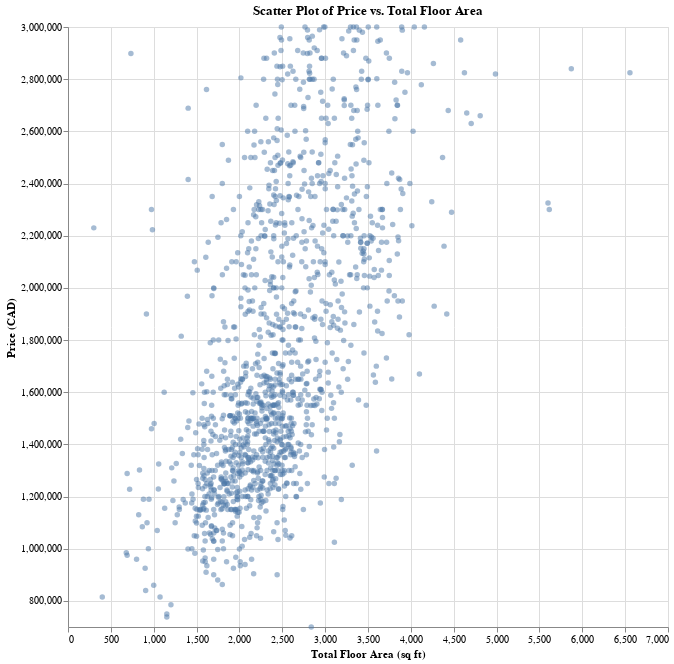

Source (notebook cell):
### Markdown cell above
As we have two quantitative variables in our dataset, with Square Footage as our explanatory variable and house selling price as our response variable, we've opted to visualize our data with a bar chart. This choice enables us to convey the distribution of one variable with respect to the other at a glance.

### Code cell
#record minimum and maximum values in the prices columns
min_price = home_prices['Price'].min()
max_price = home_prices['Price'].max()

# Create the scatter plot with adjusted y-axis scale
scatter_plot = alt.Chart(home_prices).mark_circle(opacity=0.5).encode(
    alt.X('Total floor area:Q', title='Total Floor Area (sq ft)'),
    alt.Y('Price:Q', scale=alt.Scale(domain=(min_price, max_price)), title='Price (CAD)'),
    tooltip=['Total floor area:Q', 'Price:Q']
).properties(
    width=600,
    height=600,
    title='Scatter Plot of Price vs. Total Floor Area'
)

scatter_plot

### Figure 1 — Vega-Lite specification as saved in the notebook (floating-point values rounded to 4 significant figures; data arrays with more than 128 entries replaced by an {"elided": "..."} marker saying what was removed)
{"config": {"view": {"continuousWidth": 300, "continuousHeight": 300}}, "data": {"name": "data-e0bbfc030dff36ea7d5d278c8e9c6468"}, "mark": {"type": "circle", "opacity": 0.5}, "encoding": {"tooltip": [{"field": "Total floor area", "type": "quantitative"}, {"field": "Price", "type": "quantitative"}], "x": {"field": "Total floor area", "title": "Total Floor Area (sq ft)", "type": "quantitative"}, "y": {"field": "Price", "scale": {"domain": [700000, 3000000]}, "title": "Price (CAD)", "type": "quantitative"}}, "height": 600, "title": "Scatter Plot of Price vs. Total Floor Area", "width": 600, "$schema": "https://vega.github.io/schema/vega-lite/v5.8.0.json", "datasets": {"data-e0bbfc030dff36ea7d5d278c8e9c6468": {"elided": "1302 records"}}}
